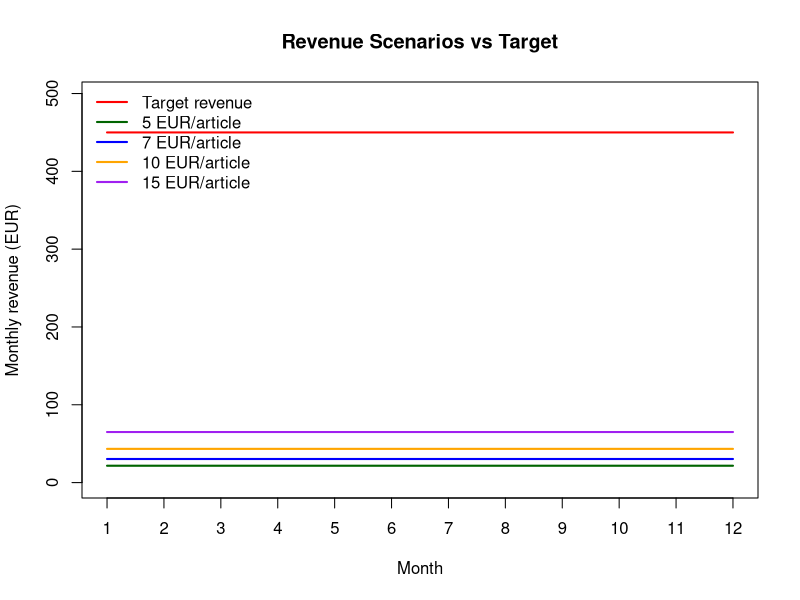

This figure's R source:
# Revenue model starter

target_monthly_revenue <- 450

cat("Content Engine Revenue Model\n")
cat("Target monthly revenue:", target_monthly_revenue, "EUR\n")

# This section defines a simple starting baseline.
# The idea is to use a realistic early publishing pace and average revenue.
starting_articles_per_week <- 1
avg_revenue_per_article <- 7

# A rough monthly conversion uses 52 weeks / 12 months.
# This keeps the model simple while turning a weekly rhythm into a monthly one.
weeks_per_month <- 52 / 12
monthly_article_count <- starting_articles_per_week * weeks_per_month

# Baseline monthly revenue is monthly articles multiplied by revenue per article.
baseline_monthly_revenue <- monthly_article_count * avg_revenue_per_article

# The revenue gap shows how far the baseline is from the target.
revenue_gap <- target_monthly_revenue - baseline_monthly_revenue

# Print the baseline results in a clean, readable format.
cat("\n")
cat("Baseline assumptions\n")
cat("--------------------\n")
cat("Articles per week:", starting_articles_per_week, "\n")
cat("Average revenue per article:", avg_revenue_per_article, "EUR\n")
cat("Estimated articles per month:", round(monthly_article_count, 2), "\n")
cat("Baseline monthly revenue:", round(baseline_monthly_revenue, 2), "EUR\n")
cat("Gap to target:", round(revenue_gap, 2), "EUR\n")

# Build a simple scenario table with different revenue-per-article assumptions.
# The publishing cadence stays the same at 1 article per week.
scenario_revenue_per_article <- c(5, 7, 10, 15)

scenario_table <- data.frame(
  avg_revenue_per_article = scenario_revenue_per_article,
  monthly_article_count = round(
    rep(monthly_article_count, length(scenario_revenue_per_article)),
    2
  ),
  monthly_revenue = round(monthly_article_count * scenario_revenue_per_article, 2),
  gap_to_target = round(
    target_monthly_revenue - (monthly_article_count * scenario_revenue_per_article),
    2
  )
)

# Print the scenario table.
cat("\n")
cat("Scenario table\n")
cat("--------------\n")
print(scenario_table, row.names = FALSE)

# Create a simple plot that compares the target revenue level
# with each revenue-per-article scenario across 12 months.
months <- 1:12
target_line <- rep(target_monthly_revenue, length(months))
scenario_5_line <- rep(scenario_table$monthly_revenue[1], length(months))
baseline_line <- rep(scenario_table$monthly_revenue[2], length(months))
scenario_10_line <- rep(scenario_table$monthly_revenue[3], length(months))
scenario_15_line <- rep(scenario_table$monthly_revenue[4], length(months))

plot(
  months,
  target_line,
  type = "l",
  lwd = 2,
  col = "red",
  ylim = c(
    0,
    max(
      target_line,
      scenario_5_line,
      baseline_line,
      scenario_10_line,
      scenario_15_line
    ) * 1.1
  ),
  xaxt = "n",
  xlab = "Month",
  ylab = "Monthly revenue (EUR)",
  main = "Revenue Scenarios vs Target"
)

lines(
  months,
  scenario_5_line,
  lwd = 2,
  col = "darkgreen"
)

lines(
  months,
  baseline_line,
  lwd = 2,
  col = "blue"
)

lines(
  months,
  scenario_10_line,
  lwd = 2,
  col = "orange"
)

lines(
  months,
  scenario_15_line,
  lwd = 2,
  col = "purple"
)

axis(1, at = months, labels = months)

legend(
  "topleft",
  legend = c(
    "Target revenue",
    "5 EUR/article",
    "7 EUR/article",
    "10 EUR/article",
    "15 EUR/article"
  ),
  col = c("red", "darkgreen", "blue", "orange", "purple"),
  lwd = 2,
  bty = "n"
)
